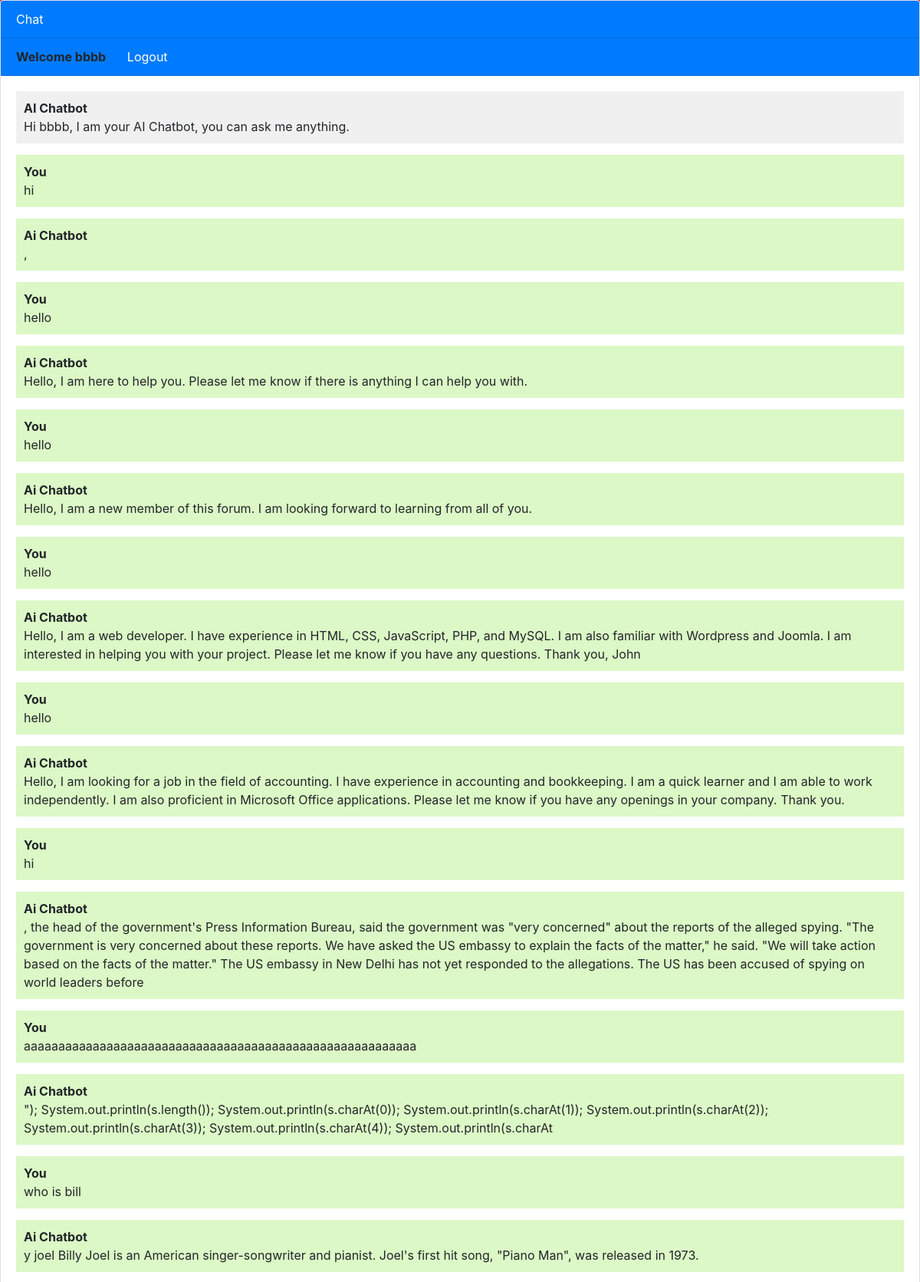
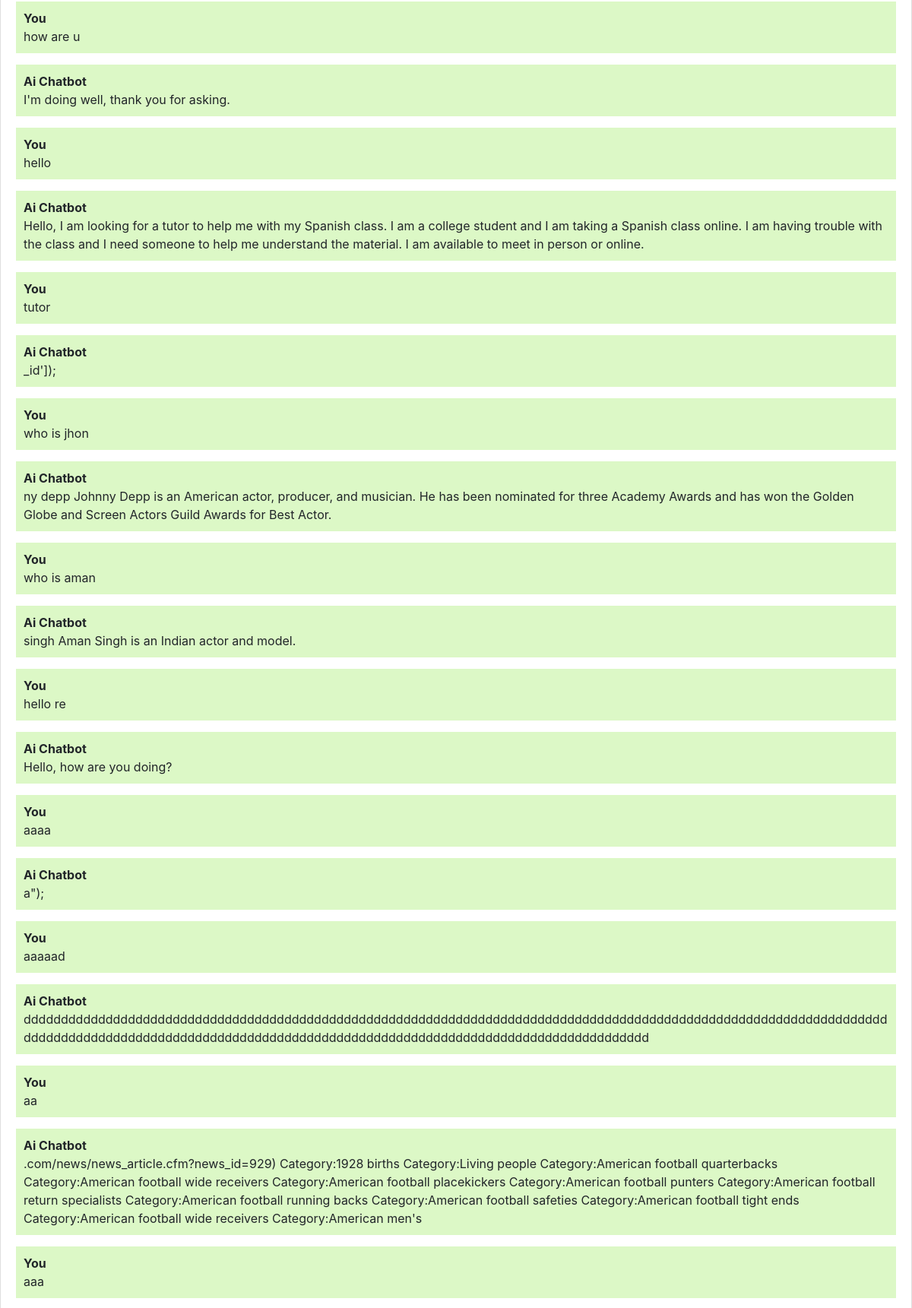
Screenshot of / (signed in, upper part) with the database file from the repository (2 pictures, top to bottom).
### chatbot/models.py (models this page shows, shortened)
class Chat(models.Model):
    user= models.ForeignKey(User, on_delete=models.CASCADE)
    message=models.TextField()
    response=models.TextField()
    created_at=models.DateTimeField(auto_now_add=True)

### chatbot/views.py (the view)
# urls.py: path('', views.chatbot, name='chatbot'),
def chatbot(request):
    if request.user.is_anonymous:
        anonUser= User.objects.get(username='Guest')
        request.user=User.objects.get(id=anonUser.id)
    chats=Chat.objects.filter(user=request.user)
    if request.method=='POST':
        message = request.POST.get('message')
        response= ask_openai(message)
        chat = Chat(user=request.user, message=message, response=response, created_at=timezone.now())
        chat.save()
        return JsonResponse({ 'response': response})
    return render(request, 'chatbot.html',{'chats':chats})

### templates/chatbot.html (shortened to what this page needs)
{% extends 'base.html' %}
{% block content %}
<div class="chat-container">
  <div class="card flex-grow-1">
    <div class="card-header bg-primary text-white">Chat</div>
    {% if user.is_authenticated %}
    <div class="card-header bg-primary"><b>Welcome {{user.username}}</b> <b> </b><a style="color:white; margin-left:2%" href="logout">Logout</a></div>
    {% else %}
      <div class="card-header bg-primary text-white"><a style="color:white" href='login'>Login</a>    <a style="color:white" href='register'>Register</a></div>
    {%endif%}
      <div class="card-body messages-box">
      <ul class="list-unstyled messages-list">
        <li class="message received">
          <div class="message-text">
            <div class="message-sender">
              <b>AI Chatbot</b>
            </div>
            <div class="message-content">
              Hi {{user.username}}, I am your AI Chatbot, you can ask me anything.
            </div>
          </div>
        </li>
        {% for chat in chats %}
          {% if chat.user == request.user %}
            <li class = "message sent">
              <div class="message-text">
                <div class="message-sender">
                  <b>You</b>
                </div>
                <div class="message-content">
                  {{chat.message}}
                </div>
              </div>
            </li>
            <li class = "message sent">
              <div class="message-text">
                <div class="message-sender">
                  <b>Ai Chatbot</b>
                </div>
                <div class="message-content">
                  {{chat.response}}
                </div>
              </div>
            </li>
          {%endif%}
        {%endfor%}
      </ul>
</div>
{% endblock %}

### templates/base.html (shortened to what this page needs)
<!DOCTYPE html>
<html lang="en">
  <head>
    <link rel="stylesheet" href="https://stackpath.bootstrapcdn.com/bootstrap/4.3.1/css/bootstrap.min.css">
  </head>
  <body>
    {% block content %}{% endblock %}
  </body>
</html>

### templates/chatbot.html (style rules this page uses)
body, html { height: 100%; }
.messages-box { flex: 1; overflow-y: auto; }
.messages-list { padding-bottom: 90px; }
.message { margin-bottom: 15px; list-style: none; }
.message-text { padding: 10px; border-radius: 5px; }
.sent { background-color: #dcf8c6; align-self: flex-end; }
.received { background-color: #f1f0f0; align-self: flex-start; }
.chat-container { height: 100%; display: flex; flex-direction: column; }
body { background-color: red; }

### rows the page displays
Chat: message "hi", response ","
Chat: message "hello", response "Hello, I am here to help you. Please let me know if there is anything I can help you with."
Chat: message "hello", response "Hello, I am a new member of this forum. I am looking forward to learning from all of you."
Chat: message "hello", response "Hello, I am a web developer. I have experience in HTML, CSS, JavaScript, PHP, and MySQL. I am also familiar with Wordpress and Joomla. I am interested in helping you with your project. Please let me know if you have any questions. Thank you, John"
Chat: message "hello", response "Hello, I am looking for a job in the field of accounting. I have experience in accounting and bookkeeping. I am a quick learner and I am able to work independently. I am also proficient in Microsoft Office applications. Please let me know if you have any openings in your company. Thank you."
Chat: message "hi", response ", the head of the government's Press Information Bureau, said the government was \"very concerned\" about the reports of the alleged spying. \"The government is very concerned about these reports. We have asked the US embassy to explain the facts of the matter,\" he said. \"We will take action based on the facts of the matter.\" The US embassy in New Delhi has not yet responded to the allegations. The US has been accused of spying on world leaders before"
Chat: message "aaaaaaaaaaaaaaaaaaaaaaaaaaaaaaaaaaaaaaaaaaaaaaaaaaaaaaaaa", response "\"); System.out.println(s.length()); System.out.println(s.charAt(0)); System.out.println(s.charAt(1)); System.out.println(s.charAt(2)); System.out.println(s.charAt(3)); System.out.println(s.charAt(4)); System.out.println(s.charAt"
Chat: message "who is bill", response "y joel Billy Joel is an American singer-songwriter and pianist. Joel's first hit song, \"Piano Man\", was released in 1973."
Chat: message "how are u", response "I'm doing well, thank you for asking."
Chat: message "hello", response "Hello, I am looking for a tutor to help me with my Spanish class. I am a college student and I am taking a Spanish class online. I am having trouble with the class and I need someone to help me understand the material. I am available to meet in person or online."
Chat: message "tutor", response "_id']);"
Chat: message "who is jhon", response "ny depp Johnny Depp is an American actor, producer, and musician. He has been nominated for three Academy Awards and has won the Golden Globe and Screen Actors Guild Awards for Best Actor."
Chat: message "who is aman", response "singh Aman Singh is an Indian actor and model."
Chat: message "hello re", response "Hello, how are you doing?"
Chat: message "aaaa", response "a\");"
Chat: message "aaaaad", response "dddddddddddddddddddddddddddddddddddddddddddddddddddddddddddddddddddddddddddddddddddddddddddddddddddddddddddddddddddddddddddddddddddddddddddddddddddddddddddddddddddddddddddddddddddddddddddddddddddddddd"
Chat: message "aa", response ".com/news/news_article.cfm?news_id=929) Category:1928 births Category:Living people Category:American football quarterbacks Category:American football wide receivers Category:American football placekickers Category:American football punters Category:American football return specialists Category:American football running backs Category:American football safeties Category:American football tight ends Category:American football wide receivers Category:American men's"
Chat: message "aaa"

### other values shown
{{ user.username }} "bbbb"
